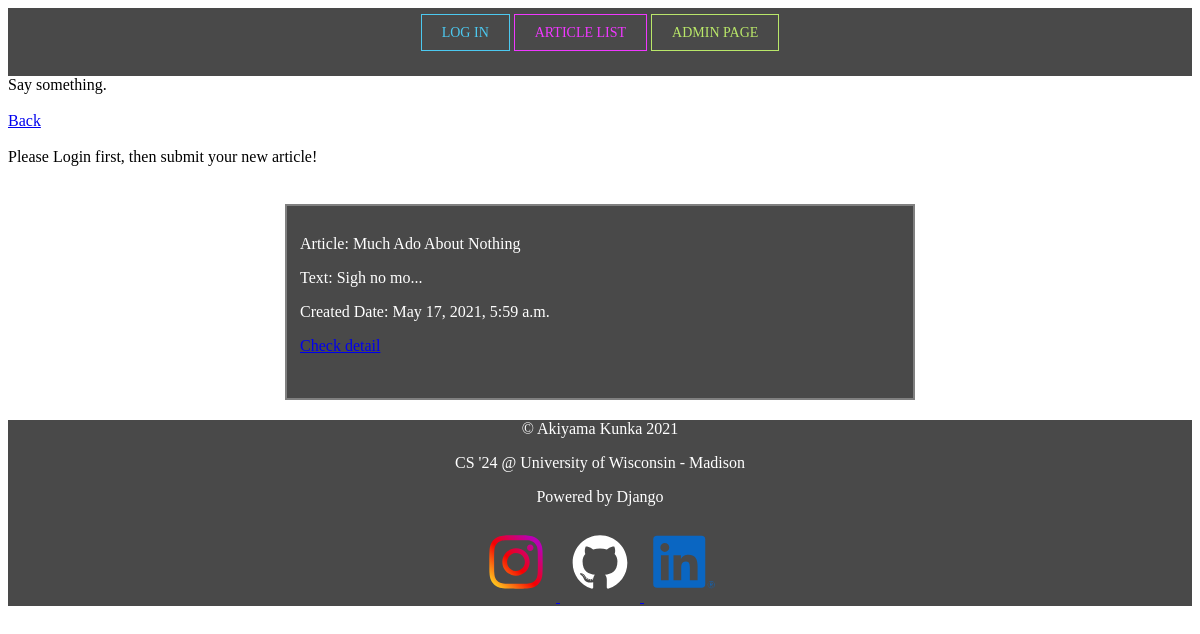
/article/article_list/, run on an earlier commit of the app's database.
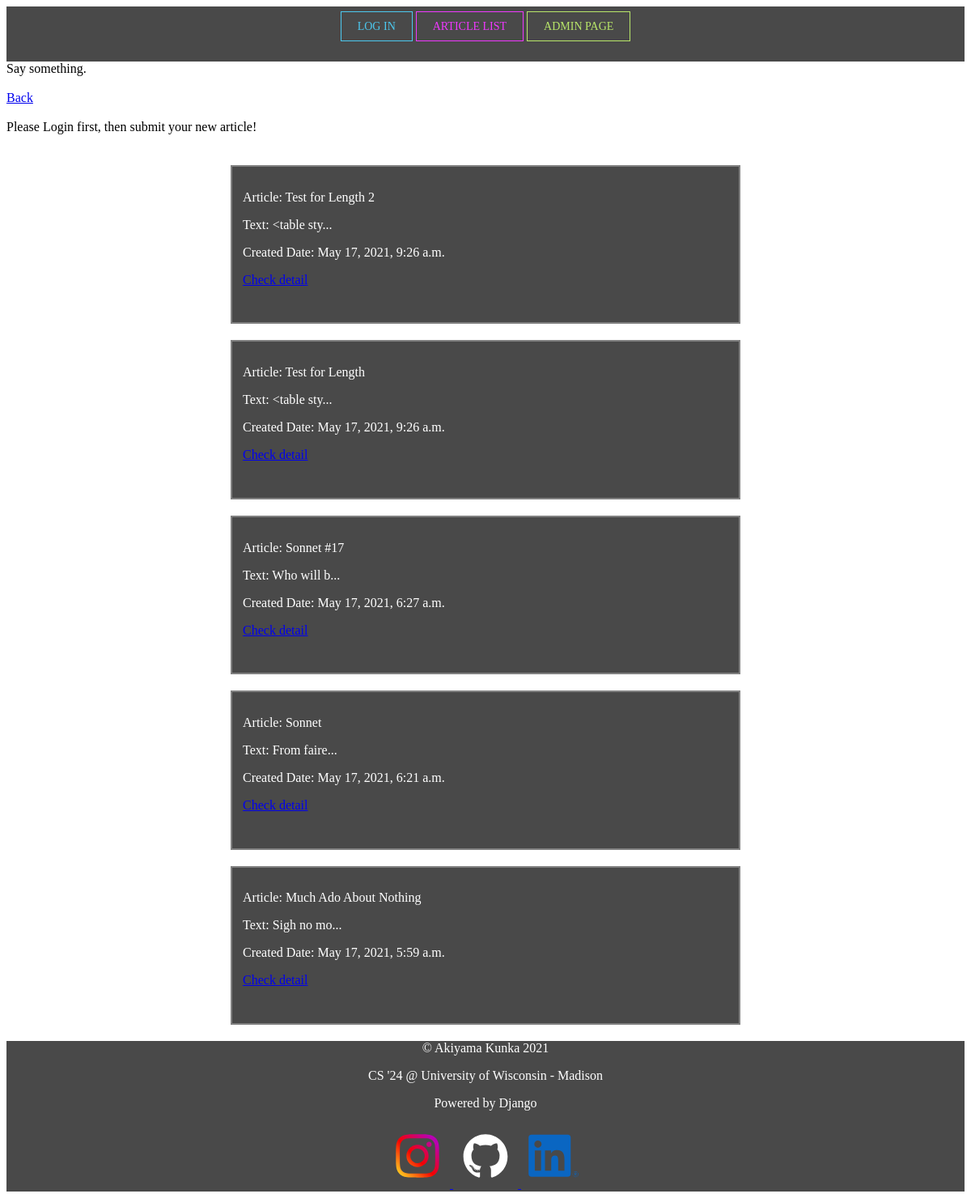
And on a later commit of the database.
### article/models.py (models this page shows, shortened)
class ArticlePost(models.Model):
    author = models.ForeignKey(User, on_delete=models.CASCADE, null=True)
    title = models.CharField(max_length=100)
    body = models.TextField()
    created = models.DateTimeField(auto_now_add=True) # just like it says, added when it was created
    updated = models.DateTimeField(auto_now=True)
    class Meta:
        ordering = ('-created',)

### article/views.py (the view)
# urls.py: path('article_list/', views.show_list, name='article_list'),
def show_list(request):
    articles = ArticlePost.objects.all()
    context = {'articles' : articles}
    return render(request, 'article_list.html', context)

### templates/article_list.html (shortened to what this page needs)
{% extends 'base.html' %}
{% load staticfiles %}
{% block content %}
    <a href="{% url 'index_page' %}">Back</a> <br>
    <br>
    {% if user.is_authenticated %}
    <a href="{% url 'article:article_submit' %}">Submit a New Article</a>
    <br>
    <p>Here are the tiles of our articles</p><br>
    {% else %}
        Please Login first, then submit your new article! <br><br>
    {% endif %}
    {% for article in articles %}
        <div class="myTest mySetWidth myRelative">
    <p> Article: {{ article.title }}</p>
    <p> Text: {{ article.body|slice:'10' }}...</p>
    <p> Created Date: {{ article.created }}</p>
    <p><a href="{% url 'article:article_detail' article.id %}">Check detail</a></p><br>
    </div>
    {% endfor %}
{% endblock %}

### templates/base.html (shortened to what this page needs)
{% load staticfiles %}
<!DOCTYPE html>
<html lang="en">
<head>
    <link rel="stylesheet" href="{% static 'paper_display.css' %}">
    <div class="header">
    <br>
        <div id="neon-btn">
            {% if user.is_authenticated %}
		   <a href="{% url 'user_profile:logout' %}" class="btn one">Log  Out</a>
            {% else %}
        <a href="{% url 'user_profile:login' %}" class="btn one">Log  In</a>
        {% endif %}
          <a href="{% url 'article:article_list' %}" class="btn two">Article List</a>
            <a href="{% url 'admin:index' %}" class="btn three">Admin Page</a>
		</div>
    </div>
</head>
<body>
    Say something.
     <br><br>
    {% block content %}
    {% endblock %}
</body>
<footer>
    <div class="footer">
    <p style="text-align:center;">© Akiyama Kunka 2021</p>
    <p style="text-align:center;">CS '24 @ University of Wisconsin - Madison</p>
    <p style="text-align:center;">Powered by Django</p>
    <a href= "https://www.instagram.com/Akiyama_Kunka/">
        <img src="{% static 'Instagram-Glyph-Color-Logo.wine.svg' %}"  width="80" height="80"/>
    </a>
<a href= "https://github.com/AkiyamaKunka">
        <img src="{% static 'GitHub-Icon-White-Logo.wine.svg' %}"  width="80" height="80"/>
    </a>
    <a href= "https://www.linkedin.com/in/junjia-wang-a11341200/">
        <img src="{% static 'LinkedIn-Icon-Logo.wine.svg' %}"  width="80" height="80"/>
    </a>
</div>
</footer>
</html>

### static/paper_display.css (style rules this page uses)
div.myTest { width: 100%; border: 2px solid gray; color: white; background-color: #494949; padding: 0.8em 0.8em 0.6em; }
div.mySetWidth { width: 600px; }
div.myRelative { position: relative; margin: 20px auto; }
.header { background-color: #494949; line-height: 1; height: 1.8cm; width: 100%; position: relative; top: 0; -webkit-backface-visibility: hidden; backface-visibility: hidden; text-align: center; }
.footer { position: relative; left: 0; bottom: 0; width: 100%; background-color: #494949; color: white; text-align: center; }
.btn { border: 1px solid; background-color: transparent; text-transform: uppercase; font-size: 14px; padding: 10px 20px; font-weight: 300; text-decoration:none }
.one { color: #4cc9f0; }
.two { color: #f038ff; }
.three { color: #b9e769; }

What changed in the data, as far as the page shows it:
added ArticlePost: title "Test for Length 2", body "<table sty", created "May 17, 2021, 9:26 a.m."
added ArticlePost: title "Test for Length", body "<table sty", created "May 17, 2021, 9:26 a.m."
added ArticlePost: title "Sonnet #17", body "Who will b", created "May 17, 2021, 6:27 a.m."
added ArticlePost: title "Sonnet", body "From faire", created "May 17, 2021, 6:21 a.m."
